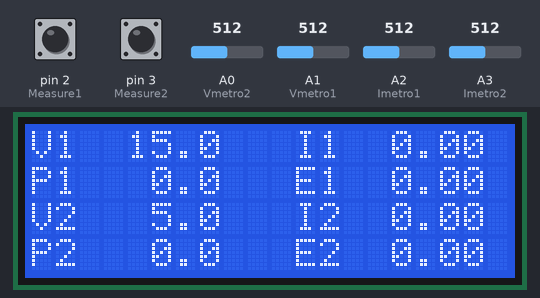
The sketch below on a simulated Arduino Uno, built with avr-gcc and run on an emulated ATmega328P. On the bench: 20×4 character LCD. Inputs (shaded band) come from the test bench; at power-on: pin 2 (Measure1) HIGH, pin 3 (Measure2) HIGH, A2 (Imetro1) = 512, A0 (Vmetro2) = 512, A1 (Vmetro1) = 512, A3 (Imetro2) = 512. What the sketch prints to the serial monitor is not drawn.

Above: at 6.1 s.
6.2 s: pin 2 (Measure1) pulled LOW for 1 s
At 7.0 s:
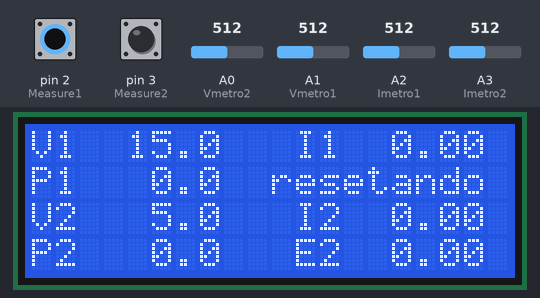
8.7 s: pin 3 (Measure2) pulled LOW for 1 s
At 9.6 s:
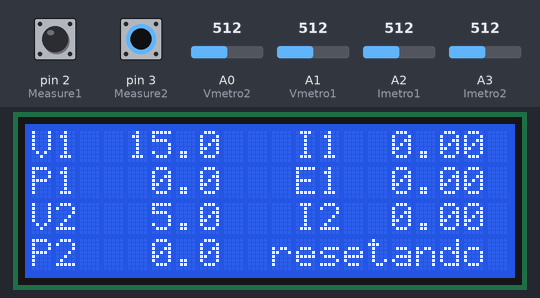
11.2 s: A2 (Imetro1) set to 716
At 12.6 s:
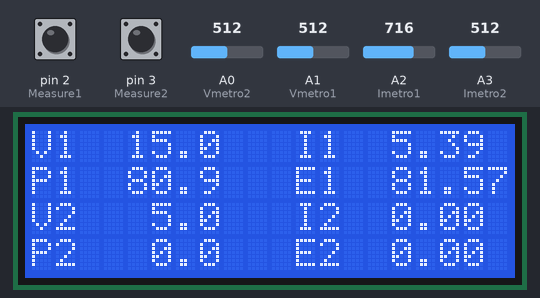
13.2 s: A0 (Vmetro2) set to 716
At 14.1 s:
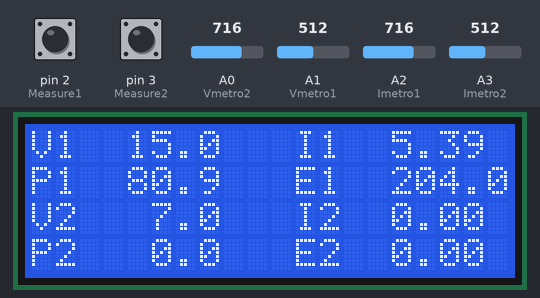
15.2 s: A1 (Vmetro1) set to 716
At 16.6 s:
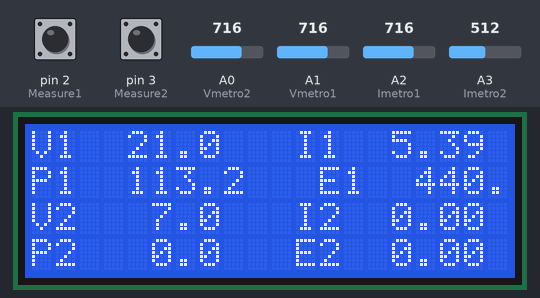
17.3 s: A3 (Imetro2) set to 716
At 18.2 s:
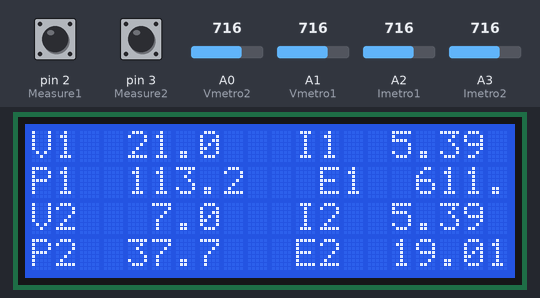
Timing chart, 0 to 20.3 s (numbered marks = the images above; inputs shaded):
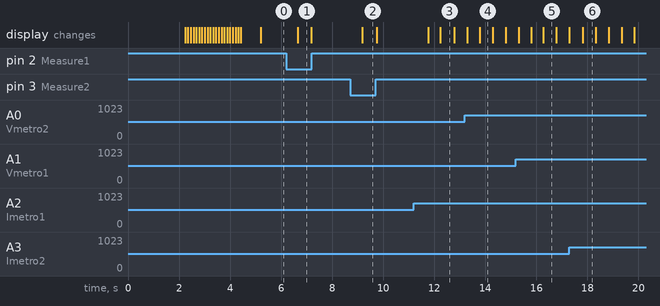

Measured:
- after the input at 6.2 s, the display: changes after 0.45 s (image 1)
- after the input at 8.7 s, the display: changes after 0.48 s (image 2)
- after the input at 11.2 s, the display: first changes after 0.57 s (image 3 shows a later state)
- what the display in image 1 shows lasts 0.6 s, from 6.6 s to 7.2 s

The sketch:

Voltaje_Corriente.ino
```cpp
#include <LiquidCrystal_I2C.h>
#include <Wire.h>
#include <stdio.h>


float V1; // Value of the 1st voltmeter (0-25 v) // EL valor detectado por le voltimetro 1
float V2; // Value of the 2nd voltmeter (0-5 v) // EL valor detectado por el voltimetro 2
float I1; // El valor detectado por el voltimetro 1
float I1offset = 0; // obtained by calibrating
float I2; // El valor detectado por el voltimitro 2
float I2offset = 0; // obtained by calibrating
float P1; // El poder, calculado a partir del v y i selecionado
float P2;
float E1; // la energia, calculada integrando el poder
float E2; // la energia, calculada integrando el poder
unsigned long lastTime = 0; // to get the calculate the delta between 2 loops

int M1State; // estado del boton de medision 1 (como Mesure 1 state)
int M2State; // estado del boton de medision 2 (como Mesure 2 state)

int LastM1State = LOW; // estado presednete del boton de measure 1
int LastM2State = LOW; // estado presedente del boton de measure 2

const int Vmetro1 = A1; // pin del voltimetro 1
const float V1max = 30.0; // el valor maximo medible a partir de cual se indicara FR(fuera de rango)
const int Vmetro2 = A0; // pin del voltimetro 2
const float V2max = 10.0; // el valor maximo medible a partir de cual se indicara FR(fuera de rango)
const int Imetro1 = A2; // pin del amperimetro 1
const int Imetro2 = A3; // pin del amperimetro 2
const int Measure1 = 2; // pin del boton de medision 1
const int Measure2 = 3; // pin del boton de medicion 2
bool forceRefresh = false;

unsigned long lastDebounceTime1 = 0;  // the last time the output pin was toggled
unsigned long lastDebounceTime2 = 0;  // the last time the output pin was toggled
unsigned long debounceDelay = 50;
bool isSampling1 = false; // si se esta calibrando el I1
bool isSampling2 = false; // si se esta calibrando el I2
int nSample1 = 0; // the iteration of sample for I1
int nSample2 = 0; // the itaration of sample for I2
float sampleI1 = 0; // the sum of samples for I1
float sampleI2 = 0; // the sum of samples for I2
const int sampleSize = 50; // the total number of sample
const float iThreashold = 0.035;
const float vThreashold = 0.1;

byte gear1[] = {
  B00000,
  B00100,
  B11111,
  B01010,
  B11111,
  B00100,
  B00000,
  B00000
};
byte gear2[] = {
  B00000,
  B10010,
  B01110,
  B11011,
  B01110,
  B01001,
  B00000,
  B00000
};
byte gear3[] = {
  B00000,
  B01001,
  B11110,
  B01010,
  B01111,
  B10010,
  B00000,
  B00000
};
byte gear4[] = {
  B00000,
  B10100,
  B01111,
  B01010,
  B11110,
  B00101,
  B00000,
  B00000
};
byte gear5[] = {
  B00000,
  B01001,
  B01110,
  B11011,
  B01110,
  B10010,
  B00000,
  B00000
};
byte lightning1[] = {
  B00100,
  B00100,
  B01100,
  B11111,
  B00110,
  B00100,
  B00100,
  B00000
};
byte lightning2[] = {
  B00000,
  B00100,
  B00100,
  B01100,
  B11111,
  B00110,
  B00100,
  B00100
};

LiquidCrystal_I2C lcd(0x27,  20, 4);
unsigned long lastRefresh = 0; // Last time the screen was updated
const float refreshPeriode = 0.3; // In seconds, how often the screen is refreshed.
const uint8_t header = 0xAA;
int clearEveryNPeriods = 10; // the screen will clear every n refresh
int nPeriods = 0; //how many refresh til the last clear
int beginRefreshPeriod = 10; // In minuts, how often the lcd.begin methode is called
unsigned long lastBegin = 0; // las time in milis that has been called lcd.begin methode

void setup() {
  // Los pins de botones
  pinMode(Measure1, INPUT_PULLUP);
  pinMode(Measure2, INPUT_PULLUP);
  // Start serial comunication
  Serial.begin(9600);
  // initialize lcd screen
  lcd.init();
  lcd.begin(20, 4);
  // turn on the backlight, or not
  lcd.backlight();
  lcd.createChar(0, gear1);
  lcd.createChar(1, gear2);
  lcd.createChar(2, gear3);
  lcd.createChar(3, gear4);
  lcd.createChar(4, gear5);
  lcd.createChar(5, lightning1);
  lcd.createChar(6, lightning2);
  splashScreen(2);
  calibrate(600);
  Serial.println("setup compleat");
}

void loop() {
  // Getting the infos
  // the volts are sensed directly by analog input, so 0 to 1023 val are mapped to 0-5v
  V1 = mapfloat (analogRead(Vmetro1), 0, 1023, 0, V1max);
  if (V1 < vThreashold) {
    V1 = 0.0;
  }
  //delay(5);
  V2 = mapfloat (analogRead(Vmetro2), 0, 1023, 0, V2max);
  if (V2 < vThreashold) {
    V2 = 0.0;
  }
  //delay(5);

  // The intensity come from a ASC712 B05 sensor with a sensitivity of 185 mV / A
  // So I map from the 0-1023 to 0-5 then from 2.5 - 2.685 to 0-1A
  float I1_mean = promedio(10, Imetro1);
  float I1_analog = I1_mean / 1023 * 5;
  I1_analog = (I1_analog - 2.5) / 0.185 * 1;
  float I2_mean = promedio(10, Imetro2);
  float I2_analog =  I2_mean / 1023 * 5;
  I2_analog = (I2_analog - 2.5) / 0.185 * 1;

  I1 = I1_analog - I1offset;

  I2 = I2_analog - I2offset;
  if(I1 < iThreashold)
  {
    I1 = 0.0;
  }
  if(I2 < iThreashold)
  {
    I2 = 0.0;
  }

  // Read the buttons
  forceRefresh = false;
  int reading = digitalRead(Measure1);
  if (reading != LastM1State){
    lastDebounceTime1 = millis();
    //Serial.println("Bounce");
  }
  if ((millis() - lastDebounceTime1) > debounceDelay){
    //Serial.println("long touch");
    if (reading != M1State){
      //Serial.println("button flipped");
      M1State = reading;
      if (M1State == LOW){
        //
        //Serial.println("BOUTON M1 TOUCHE");
        //
        E1 = 0;
        lcd.setCursor(10, 1);
        lcd.print("resetando ");
        delay(500);
        forceRefresh = true;
      }
    }
  }
  LastM1State = reading;

  reading = digitalRead(Measure2);
  if (reading != LastM2State){
    lastDebounceTime2 = millis();
    //Serial.println("Bounce");
  }
  if ((millis() - lastDebounceTime2) > debounceDelay){
    //Serial.println("long touch");
    if (reading != M2State){
      //Serial.println("button flipped");
      M2State = reading;
      if (M2State == LOW){
        //
        //Serial.println("BOUTON M2 TOUCHE");
        //
        E2 = 0;
        lcd.setCursor(10, 3);
        lcd.print("resetando ");
        delay(500);
        forceRefresh = true;
      }
    }
  }
  LastM2State = reading;

  // Displays V values
  char buf_V1[10];
  char buf_V2[10];
  if (V1 == V1max)
  {
    strcpy(buf_V1, "  F/R");
  }
  else
  {
    floatToStr(V1, 4, 1, buf_V1);
  }
  if (V2 == V2max)
  {
    strcpy(buf_V2, "  F/R");
  }
  else
  {
    floatToStr(V2, 4, 1, buf_V2);
  }

  // calculate P and create strings for lcd display
  char buf_I1[10];
  char buf_I2[10];
  char buf_P1[10];
  char buf_P2[10];
  if (isSampling1){
    strcpy(buf_I1, "calib");
    strcpy(buf_P1, "calib");
  }
  else{
    P1 = V1 * I1;
    floatToStr(I1, 4, 2, buf_I1);
    floatToStr(P1, 4, 1, buf_P1);
  }
  if (isSampling2){
    strcpy(buf_I2, "calib");
    strcpy(buf_P2, "calib");
  }
  else{
    P2 = V2 * I2;
    floatToStr(I2, 4, 2, buf_I2);
    floatToStr(P2, 4, 1, buf_P2);
  }
  // calculate E
  float dE;
  dE = I1 * V1;
  dE *= (millis() - lastTime)/1000.0;
  E1 += dE;

  dE = I2 * V2;
  dE *= (millis() - lastTime)/1000.0;
  E2 += dE;

  lastTime = millis();

  char buf_E1[20] = "";
  char buf_E2[20] = "";

  // Conversion énergie en notation scientifique : 3 chiffres de mantisse + exposant
  // Exemple : 3.48e+08
  float abs_e = fabs(E1);
  int exposant = 0;
  if (abs_e > 100000){

    while (abs_e >= 10.0) {
      abs_e /= 10.0;
      exposant++;
    }

    if (E1 < 0) {
      abs_e = -abs_e;
    }
    floatToStr(abs_e, 4, 1, buf_E1);
    snprintf(buf_E1, sizeof(buf_E1), "%se%d", buf_E1, exposant);
  }
  else{
    floatToStr(E1, 4, 2, buf_E1);
  }


  abs_e = fabs(E2);

  exposant = 0;
  if (abs_e > 100000){
    while (abs_e >= 10.0) {
      abs_e /= 10.0;
      exposant++;
    }

    if (E2 < 0) {
      abs_e = -abs_e;
    }
    floatToStr(abs_e, 4, 1, buf_E2);
    snprintf(buf_E2, sizeof(buf_E2), "%se%d", buf_E2, exposant);
  }
  else{
    floatToStr(E2, 4, 2, buf_E2);
  }

  if ((millis() - lastRefresh)/1000.0 > refreshPeriode or forceRefresh){
    lastRefresh = millis();
    nPeriods++;
    if (nPeriods > clearEveryNPeriods){
      //lcd.clear();
      nPeriods = 0;
    }

    //send_json();
    send_4_floats();
    // printing to LCD

    // Buffers pour conversion
    char ligne[21]; // 32 caractères + \0

    // Construction de la ligne 1 complète
    snprintf(ligne, sizeof(ligne), "%s %s   %s %s", "V1", buf_V1, "I1", buf_I1);
    int len = strlen(ligne);
    for (int i = len; i < 20; i++) {
      ligne[i] = ' ';
    }
    // Ajouter le caractère de fin de chaîne
    ligne[20] = '\0';

    // Affichage sur le LCD
    lcd.setCursor(0, 0);
    lcd.print(ligne);

    // Construction de la ligne 2 complète
    snprintf(ligne, sizeof(ligne), "%s %s   %s %s", "P1", buf_P1, "E1", buf_E1);
    len = strlen(ligne);
    for (int i = len; i < 20; i++) {
      ligne[i] = ' ';
    }
    // Ajouter le caractère de fin de chaîne
    ligne[20] = '\0';

    lcd.setCursor(0, 1);
    lcd.print(ligne);

    // Construction de la ligne 3 complète
    snprintf(ligne, sizeof(ligne), "%s %s   %s %s", "V2", buf_V2, "I2", buf_I2);
    len = strlen(ligne);
    for (int i = len; i < 20; i++) {
      ligne[i] = ' ';
    }
    // Ajouter le caractère de fin de chaîne
    ligne[20] = '\0';

    // Affichage sur le LCD
    lcd.setCursor(0, 2);
    lcd.print(ligne);

    // Construction de la ligne 4 complète
    snprintf(ligne, sizeof(ligne), "%s %s   %s %s", "P2", buf_P2, "E2", buf_E2);
    len = strlen(ligne);
    for (int i = len; i < 20; i++) {
      ligne[i] = ' ';
    }
    // Ajouter le caractère de fin de chaîne
    ligne[20] = '\0';

    lcd.setCursor(0, 3);
    lcd.print(ligne);
  }
  /*
  if (millis() - lastBegin > beginRefreshPeriod * 1000 * 60){
    lastBegin = millis();
    lcd.begin(20, 4);
  }
  */
  delay(10);
}


// Calibrate the ampereters, displaying an animation on the screen
void calibrate(int nSamples){
  int I1_analog;
  float I1_unfilter;
  int I2_analog;
  float I2_unfilter;
  int iSample = 0;
  int gearIndex = 0;
  int lightIndex = 5;
  int loop_size = nSamples / 20;
  sampleI1 = 0;
  sampleI2 = 0;
  if (loop_size < 2){
    loop_size = 2;
  }
  for (int rep = 0; rep < 20; rep++) {   // répéter 20 fois
    for (int s = 0; s < loop_size; s++) {
      sampleI1 += analogRead(Imetro1);
      sampleI2 += analogRead(Imetro2);
    }
    lcd.setCursor(5, 2);
    lcd.print("calibrando");
    lcd.setCursor(2, 0);
    lcd.write(lightIndex);
    lcd.setCursor(2, 1);
    lcd.write(gearIndex);
    lcd.setCursor(2, 2);
    lcd.write(lightIndex);
    lcd.setCursor(17, 0);
    lcd.write(lightIndex);
    lcd.setCursor(17, 1);
    lcd.write(gearIndex);
    lcd.setCursor(17, 2);
    lcd.write(lightIndex);
    lcd.setCursor(rep, 3);               // positionner colonne = rep, ligne = 3 (4ème ligne)
    lcd.write((byte)0xFF);               // écrire un carré noir
    if (lightIndex == 6){
      lightIndex = 5;
    }
    else{
      lightIndex = 6;
    }
    gearIndex++;
    if (gearIndex > 4){
      gearIndex = 0;
      //lcd.clear();
    }
    delay(80);                          // pause pour voir le remplissage
  }
  I1offset = sampleI1 / (20.0 * float(loop_size));
  I1offset = I1offset / 1023.0 * 5.0;
  I1offset = (I1offset - 2.5) / 0.185 * 1.0;
  //Serial.print(I1offset);
  //Serial.print(",");
  I2offset = sampleI2 / (20.0 * float(loop_size));
  I2offset = I2offset / 1023.0 * 5.0;
  I2offset = (I2offset - 2.5) / 0.185 * 1.0;
  //Serial.print(I2offset);
  //Serial.print(",");
  lcd.clear();
  lcd.setCursor(7,1);
  lcd.print("LUDICX");
  lcd.setCursor(7,1);
  lcd.print("listo !");
  delay(500);
}

// Returns the mean of the next "nSamples" values read on the "pin" analog pin
float promedio(int nSamples, int pin){
  int q = 0;
  for(int i = 0; i < nSamples; i++){
    q += analogRead(pin);
    delay(10);
  }
  int mean = (float)q/nSamples;
  return mean;
}

// Displays a welcoming screen
/*-------------------¬
|  z              z  |
|  o    LUDICX    o  |
|  z  arrancando  z  |
|                    |
-------------------¬*/
void splashScreen(float t){

  lcd.clear();
  lcd.setCursor(7, 1);
  lcd.print("LUDICX");
  lcd.setCursor(5, 2);
  lcd.print("arrancando");
  lcd.setCursor(2, 0);
  lcd.write(5);
  lcd.setCursor(2, 1);
  lcd.write(0);
  lcd.setCursor(2, 2);
  lcd.write(5);
  lcd.setCursor(17, 0);
  lcd.write(5);
  lcd.setCursor(17, 1);
  lcd.write(0);
  lcd.setCursor(17, 2);
  lcd.write(5);
  delay(1000 * t);
}

// Cree une chaine de carractere sans signe negatif si proche de zero
void floatToStr(float val, int width, int prec, char *buf) {
  dtostrf(val, width, prec, buf);
  if (strcmp(buf, "-0.0") == 0) {
    buf[0] = ' ';  // Remplacer le signe par un espace
  }
  // Si le nombre est positif, decaler la chaine et ajouter un espace
  if (val >= 0) {
    int len = strlen(buf);
    memmove(buf + 1, buf, len + 1);  // +1 pour copier aussi le '\0'
    buf[0] = ' ';
  }
}


// Envoie 4 floats sous forme de 16 octets dans l'ordre V1, V2, I1, I2
void send_4_floats()
{
  // Mettre les valeurs dans un tableau
  float valeurs[4] = {V1, V2, I1, I2};

  // Envoyer les 16 octets directement
  Serial.write(header);
  Serial.write((uint8_t*)valeurs, sizeof(valeurs));
}

float mapfloat(long x, long in_min, long in_max, long out_min, long out_max)
{
  return (float)(x - in_min) * (out_max - out_min) / (float)(in_max - in_min) + out_min;
}
```
